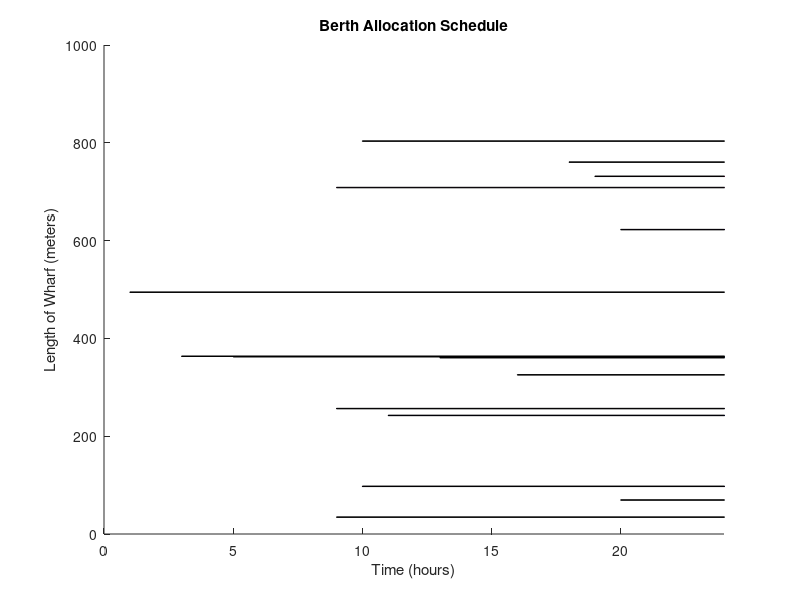

The MATLAB source for this figure:
% Cuckoo Search Algorithm for Berth Allocation Problem
% Objective: Minimize the total service cost (waiting cost, handling cost, late departure penalty cost)

function berth_allocation_cuckoo_search
    % Given Data
    LoW = 1000; % Length of the Wharf (meters)
    PBQ = [1 1 1 1 1 1 1 1 1 1 1 1 1 1 1]; % Preferred Berthing Quay
    Vessels_ = [1 2 3 4 5 6 7 8 9 10 11 12 13 14 15]; % Vessel Number
    vessellength = [146 107 78 134 79 112 111 86 79 117 105 101 74 95 110]; % Length of Vessel (meters)
    ArrivalTimeOfVessel = [20 20 9 16 9 2 9 9 9 17 1 11 19 11 5]; % Arrival Time (hours)
    RequestedDep_Time = [23 24 18 24 14 10 16 16 19 23 10 17 24 20 10]; % Requested Departure Time (hours)
    LowestCostBerthingPos_ = [640 153 442 652 658 373 638 537 377 65 573 600 668 6 378]; % Preferred Berthing Position
    Load = [1000 2200 3300 4400 5500 1100 7700 8800 9950 10250 11250 12520 13110 14250 15000]; % Load (tons)

    % Assumed Values
    handlingProductivity = 50; % tons per hour
    popSize = 20; % Population Size (number of nests)
    maxGen = 100; % Maximum Generations
    pa = 0.25; % Probability of discovering a cuckoo's egg
    lb = 1; % Lower bound for berth position (meters)
    ub = LoW - max(vessellength); % Upper bound for berth position (meters)
    
    numVessels = length(Vessels_);
    
    % Initialize Population
    nests = initializePopulation(popSize, numVessels, lb, ub, ArrivalTimeOfVessel, handlingProductivity, Load, vessellength);
    
    % Cuckoo Search Main Loop
    for gen = 1:maxGen
        % Evaluate Fitness of Each Nest
        fitness = evaluateFitness(nests, ArrivalTimeOfVessel, RequestedDep_Time, handlingProductivity, Load, vessellength);

        % Find the best nest
        [bestFit, bestIdx] = min(fitness);
        bestNest = nests(bestIdx, :);

        % Generate new solutions (cuckoos)
        for i = 1:popSize
            cuckoo = generateCuckoo(nests(i, :), lb, ub);
            cuckooFitness = evaluateFitness(cuckoo, ArrivalTimeOfVessel, RequestedDep_Time, handlingProductivity, Load, vessellength);
            
            % Replace a random nest with the new cuckoo if it's better
            randIdx = randi(popSize);
            if cuckooFitness < fitness(randIdx)
                nests(randIdx, :) = cuckoo;
                fitness(randIdx) = cuckooFitness;
            end
        end

        % Abandon a fraction of worse nests
        for i = 1:popSize
            if rand < pa
                nests(i, :) = initializePopulation(1, numVessels, lb, ub, ArrivalTimeOfVessel, handlingProductivity, Load, vessellength);
                fitness(i) = evaluateFitness(nests(i, :), ArrivalTimeOfVessel, RequestedDep_Time, handlingProductivity, Load, vessellength);
            end
        end

        % Update the best nest found so far
        [currentBestFit, currentBestIdx] = min(fitness);
        if currentBestFit < bestFit
            bestFit = currentBestFit;
            bestNest = nests(currentBestIdx, :);
        end

        % Display Best Solution of the Generation
        fprintf('Generation: %d, Best Fitness: %f\n', gen, bestFit);
    end
    
    % Display Final Best Solution
    disp('Final Best Solution:');
    disp(bestNest);
    plotBerthAllocation(bestNest, vessellength);
end

% Initialize Population
function nests = initializePopulation(popSize, numVessels, lb, ub, ArrivalTimeOfVessel, handlingProductivity, Load, vessellength)
    nests = zeros(popSize, numVessels * 3);
    for i = 1:popSize
        for j = 1:numVessels
            berthingTime = ArrivalTimeOfVessel(j) + randi([0, 2]); % Randomly adjust time
            berthingPosition = randi([lb, ub]); % Random position within bounds
            berthingQuay = 1; % Only one quay available
            
            nests(i, (j-1)*3 + 1) = berthingTime;
            nests(i, (j-1)*3 + 2) = berthingPosition;
            nests(i, (j-1)*3 + 3) = berthingQuay;
        end
    end
end

% Evaluate Fitness Function (Objective: Minimize Total Service Cost)
function fitness = evaluateFitness(nests, arrivalTimes, depTimes, handlingProductivity, Load, vessellength)
    numNests = size(nests, 1);
    numVessels = length(arrivalTimes);
    fitness = zeros(numNests, 1);
    
    waitingCostPerHour = 100;
    handlingCostPerHour = 50;
    latePenaltyCostPerHour = 200;
    
    for i = 1:numNests
        totalCost = 0;
        
        for j = 1:numVessels
            berthingTime = nests(i, (j-1)*3 + 1);
            processingTime = Load(j) / handlingProductivity;
            depTime = berthingTime + processingTime;
            waitingTime = max(0, berthingTime - arrivalTimes(j));
            lateDepartureTime = max(0, depTime - depTimes(j));
            
            totalCost = totalCost + ...
                        waitingCostPerHour * waitingTime + ...
                        handlingCostPerHour * processingTime + ...
                        latePenaltyCostPerHour * lateDepartureTime;
        end
        
        fitness(i) = totalCost;
    end
end

% Generate New Cuckoo Solution
function cuckoo = generateCuckoo(nest, lb, ub)
    % Levy flight step
    levyStep = levyFlight(length(nest));
    cuckoo = nest + levyStep .* (ub - lb) .* randn(size(nest));
    
    % Ensure that the values are within bounds
    cuckoo(cuckoo < lb) = lb;
    cuckoo(cuckoo > ub) = ub;
end

% Levy Flight Function
function step = levyFlight(dim)
    beta = 3/2;
    sigma = (gamma(1 + beta) * sin(pi * beta / 2) / ...
            (gamma((1 + beta) / 2) * beta * 2^((beta - 1) / 2)))^(1 / beta);
    u = randn(1, dim) * sigma;
    v = randn(1, dim);
    step = u ./ abs(v).^(1 / beta);
end

% Plot Berth Allocation
function plotBerthAllocation(solution, vessellength)
    figure;
    numVessels = length(vessellength);
    for j = 1:numVessels
        berthingTime = solution((j-1)*3 + 1);
        berthingPosition = solution((j-1)*3 + 2);
        rectangle('Position', [berthingTime, berthingPosition, vessellength(j), 1], ...
                  'FaceColor', [rand rand rand], 'EdgeColor', 'k');
        hold on;
    end
    xlabel('Time (hours)');
    ylabel('Length of Wharf (meters)');
    xlim([0 24]);
    ylim([0 1000]);
    title('Berth Allocation Schedule');
    hold off;
end
